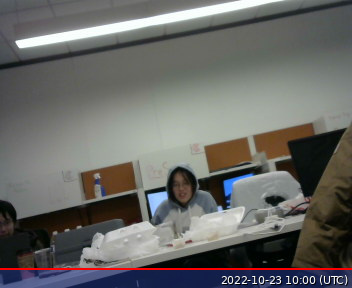
#> input picture PYNQ_FILE/Final_Files/images/webcam_0.jpeg, 352 x 288 px; its folder holds only this picture in this run
$ jupyter execute --allow-errors 'FSRCNN - TB.ipynb'
#> lines starting #> are read from the running program, lines starting #| are printed output that depends on the picture
[cell 1]
from pynq import Overlay
import pynq.lib.dma
#> (the rest of this cell did not finish here and is left out)

[cell 2]
import os
import cv2

os.makedirs('images', exist_ok=True)
os.makedirs('outimages', exist_ok=True)
for i in range(1):
    original_filename = f"webcam_{i}.jpeg"
    resized_filename = f"webcam_{i}_resized.jpeg"
    os.system(f"fswebcam images/{original_filename}")

    image = cv2.imread(f"images/{original_filename}")
#> image is the input picture: shape (288, 352, 3); mean B, G, R 102.2, 105, 105


    if image is not None:

        resized_image = cv2.resize(image, (64, 64))
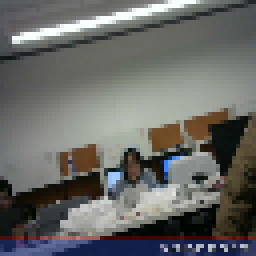
#> resized_image: shape (64, 64, 3) (shown 4 times larger); mean B, G, R 102.2, 105, 104.3

        cv2.imwrite(f"images/{resized_filename}", resized_image)
        print(f"Image resized and saved as '{resized_filename}'")
    else:
        print(f"Error: Image '{original_filename}' not found or unable to read.")

#> (a cell that did not finish here is left out)

#> (a cell that did not finish here is left out)

#> (a cell that did not finish here is left out)

[cell 6]
import cv2
import numpy as np
in_img = cv2.imread('images/webcam_0_resized.jpeg')
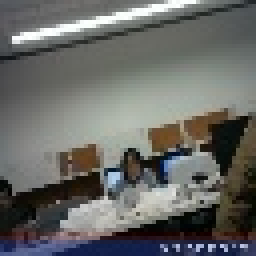
#> in_img: shape (64, 64, 3) (shown 4 times larger); mean B, G, R 102.2, 105, 104.3
height, width, nr_of_channels = in_img.shape
#> height = 64; width = 64; nr_of_channels = 3
print('Input image size: ',in_img.shape)
#| Input image size:  (64, 64, 3)
print("height = ", height)
#| height =  64
